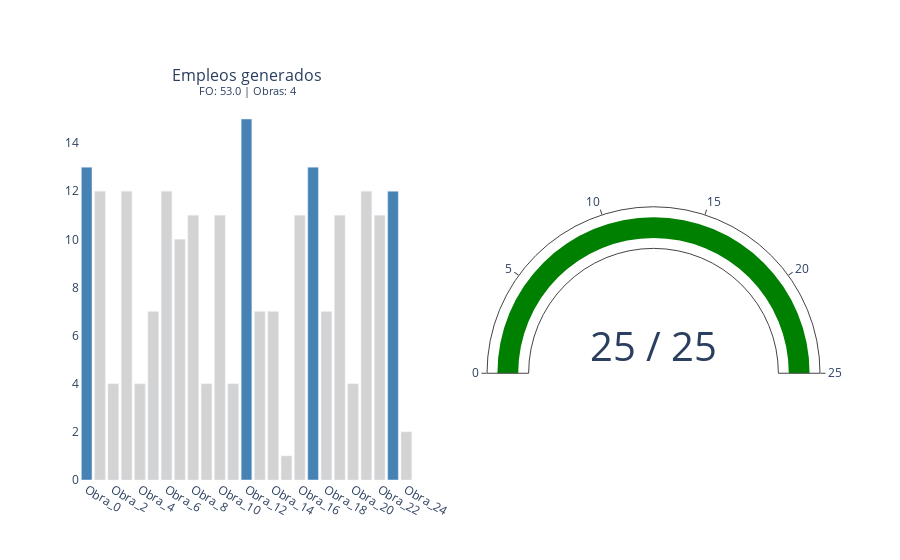

This figure's notebook cell:
### Code cell
# 7. TODO Defina el criterio deseado (como diccionario).
criterio = e

# ----- DESDE ACÁ EN ADELANTE, NO TOQUE EL CÓDIGO DE ESTÁ CELDA.

# . Correr
start = time.perf_counter()
obj_greedy, obras_selec_greedy, presupuesto_usado_greedy = greedy_knapsack(O, c, e, p, criterio)
end = time.perf_counter()

# . Reportar
print("Objetos seleccionados:")
for idx in obras_selec_greedy:
    w, v = c[idx], e[idx]
    print(f"  • Obj {idx:>2}: peso={w}, valor={v}")

print(f"FO (valor total):    {obj_greedy}")
print(f"Presupuesto usado:   {presupuesto_usado_greedy}/{p}")

report(obras, obras_selec_greedy, obj_greedy, presupuesto_usado_greedy, p)      #   ▸ Reportar


# . Almacenar resultados
resultados.append({
    "Método"             : "Greedy (e)",
    "Empleos generados"  : obj_greedy,
    "Obras seleccionadas": len(obras_selec_greedy),
    "Presupuesto usado"  : presupuesto_usado_greedy,
    "Tiempo (s)"         : end - start
})

### Figure 1 — Plotly figure (JSON) as saved in the notebook; plotly's stock layout.template omitted (floating-point values rounded to 4 significant figures)
{"data": [{"customdata": [7.0, 2.0, 7.0, 7.0, 7.0, 9.0, 7.0, 4.0, 8.0, 1.0, 9.0, 3.0, 5.0, 8.0, 7.0, 8.0, 7.0, 10.0, 2.0, 6.0, 7.0], "hovertemplate": "<b>%{x}</b><br>Empleos: %{y}<br>Costo: %{customdata} millones", "marker": {"color": "lightgray"}, "type": "bar", "x": ["Obra_1", "Obra_2", "Obra_3", "Obra_4", "Obra_5", "Obra_6", "Obra_7", "Obra_8", "Obra_9", "Obra_10", "Obra_11", "Obra_13", "Obra_14", "Obra_15", "Obra_16", "Obra_18", "Obra_19", "Obra_20", "Obra_21", "Obra_22", "Obra_24"], "xaxis": "x", "y": [12.0, 4.0, 12.0, 4.0, 7.0, 12.0, 10.0, 11.0, 4.0, 11.0, 4.0, 7.0, 7.0, 1.0, 11.0, 7.0, 11.0, 4.0, 12.0, 11.0, 2.0], "yaxis": "y"}, {"customdata": [8.0, 8.0, 8.0, 1.0], "hovertemplate": "<b>%{x}</b><br>Empleos: %{y}<br>Costo: %{customdata} millones", "marker": {"color": "steelblue"}, "type": "bar", "x": ["Obra_0", "Obra_12", "Obra_17", "Obra_23"], "xaxis": "x", "y": [13.0, 15.0, 13.0, 12.0], "yaxis": "y"}, {"domain": {"x": [0.55, 1], "y": [0, 1]}, "gauge": {"axis": {"range": [0, 25]}}, "mode": "gauge+number", "number": {"font": {"size": 40}, "suffix": " / 25"}, "type": "indicator", "value": 25}], "layout": {"annotations": [{"font": {"size": 16}, "showarrow": false, "text": "Empleos generados<br><sup>FO: 53.0 | Obras: 4</sup>", "x": 0.225, "xanchor": "center", "xref": "paper", "y": 1, "yanchor": "bottom", "yref": "paper"}], "barmode": "overlay", "paper_bgcolor": "white", "plot_bgcolor": "white", "showlegend": false, "xaxis": {"anchor": "y", "categoryarray": ["Obra_0", "Obra_1", "Obra_2", "Obra_3", "Obra_4", "Obra_5", "Obra_6", "Obra_7", "Obra_8", "Obra_9", "Obra_10", "Obra_11", "Obra_12", "Obra_13", "Obra_14", "Obra_15", "Obra_16", "Obra_17", "Obra_18", "Obra_19", "Obra_20", "Obra_21", "Obra_22", "Obra_23", "Obra_24"], "categoryorder": "array", "domain": [0, 0.45], "showgrid": false}, "yaxis": {"anchor": "x", "domain": [0, 1], "showgrid": false}}}
